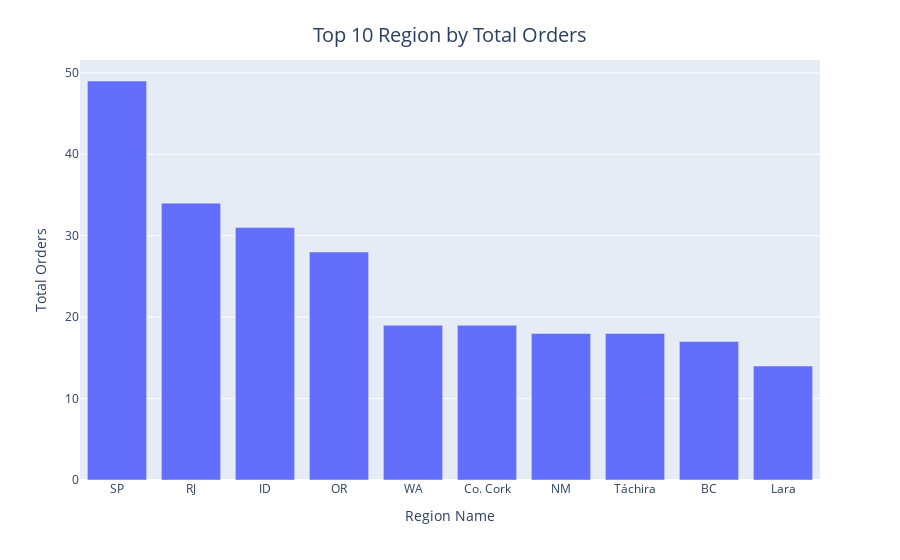

Notebook source saved alongside this figure:
### Code cell
fig = px.bar(x = Orders.groupby('ShipRegion')['OrderID'].nunique().sort_values(ascending = False)[1:11].index ,
             y = Orders.groupby('ShipRegion')['OrderID'].nunique().sort_values(ascending = False)[1:11].values)

fig.update_layout(
    xaxis_title='Region Name',
    yaxis_title='Total Orders',
    title_text='Top 10 Region by Total Orders',
    title_x=0.5,
    title_y=0.95,
    title_font=dict(size=20),
)

fig.show()

### Figure 1 — Plotly figure (JSON) as saved in the notebook; plotly's stock layout.template omitted (floating-point values rounded to 4 significant figures)
{"data": [{"alignmentgroup": "True", "hovertemplate": "x=%{x}<br>y=%{y}<extra></extra>", "legendgroup": "", "marker": {"color": "#636efa", "pattern": {"shape": ""}}, "name": "", "offsetgroup": "", "orientation": "v", "showlegend": false, "textposition": "auto", "type": "bar", "x": ["SP", "RJ", "ID", "OR", "WA", "Co. Cork", "NM", "Táchira", "BC", "Lara"], "xaxis": "x", "y": [49, 34, 31, 28, 19, 19, 18, 18, 17, 14], "yaxis": "y"}], "layout": {"barmode": "relative", "legend": {"tracegroupgap": 0}, "margin": {"t": 60}, "title": {"font": {"size": 20}, "text": "Top 10 Region by Total Orders", "x": 0.5, "y": 0.95}, "xaxis": {"anchor": "y", "domain": [0, 1], "title": {"text": "Region Name"}}, "yaxis": {"anchor": "x", "domain": [0, 1], "title": {"text": "Total Orders"}}}}
